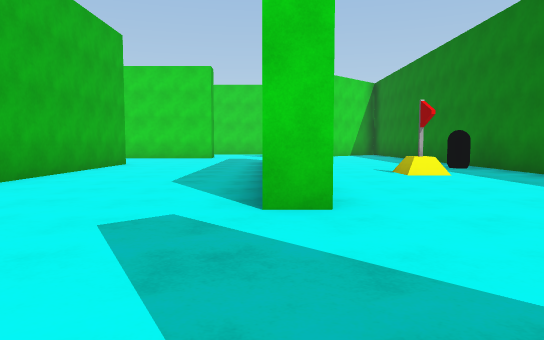
View 1 (above)

19 first-person views from a walk through a Unity game level. The camera is 1.2 m above the floor, tilts 4° down and sees 70° across. The floor is counted in squares, 2 m on a side. Each view is taken from the middle of a square. On the plan, view 1 faces up. The plan holds only what a view shows up to about 11 squares ahead; the rest is blank. The player character is not drawn.

View 2
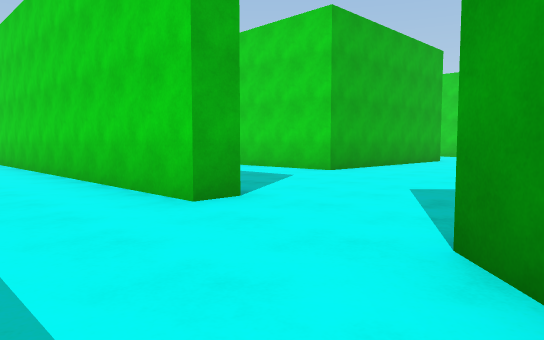

View 3
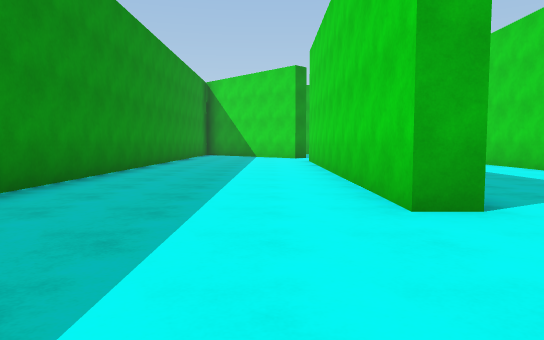

View 4
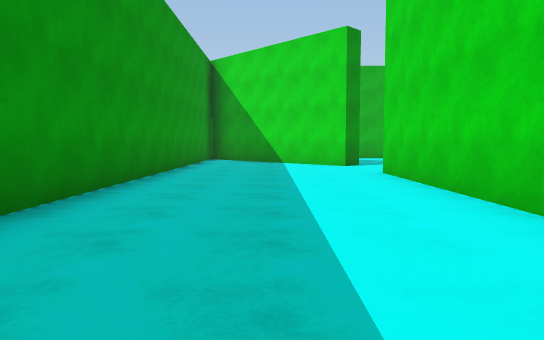

View 5
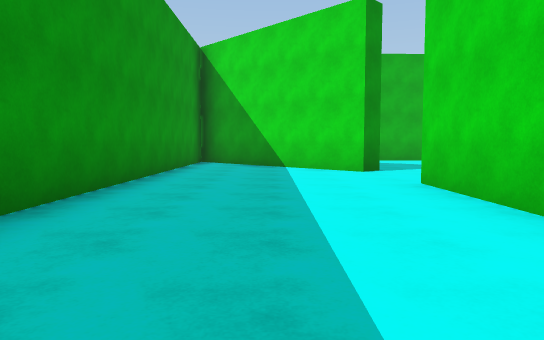

View 6
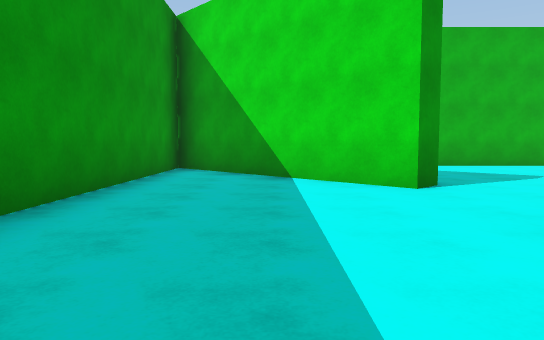

View 7
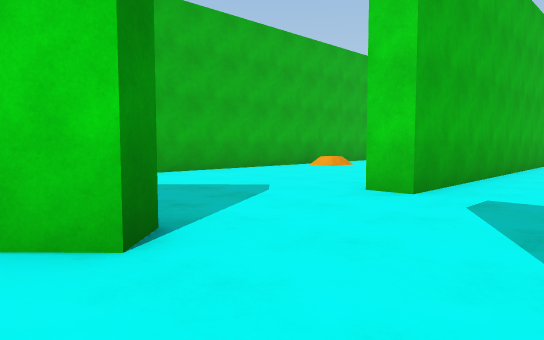

View 8
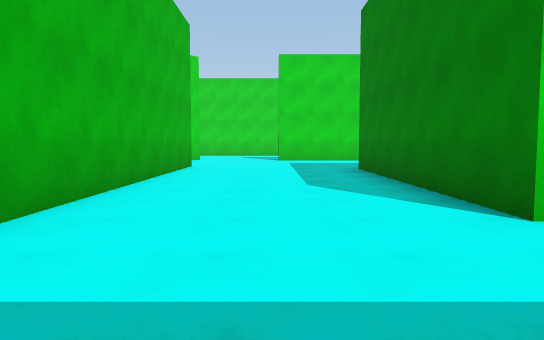

View 9
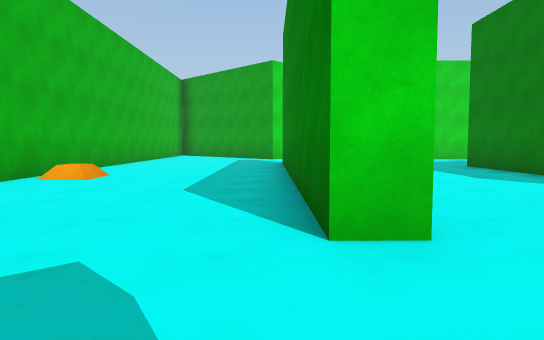

View 10
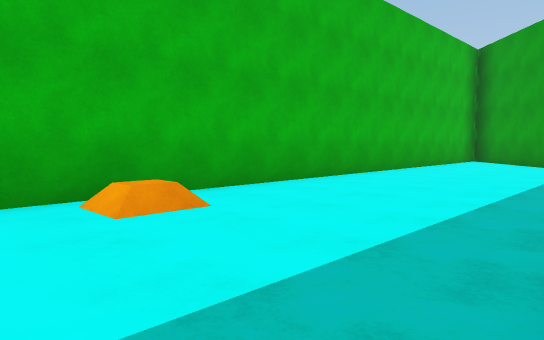

View 11
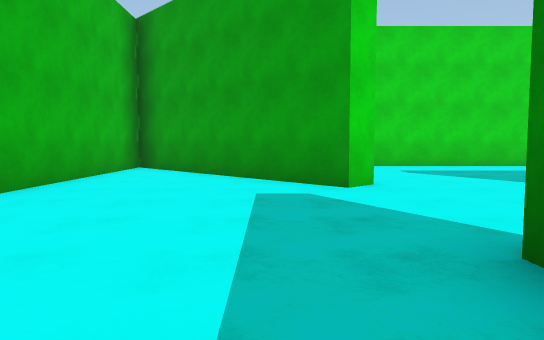

View 12
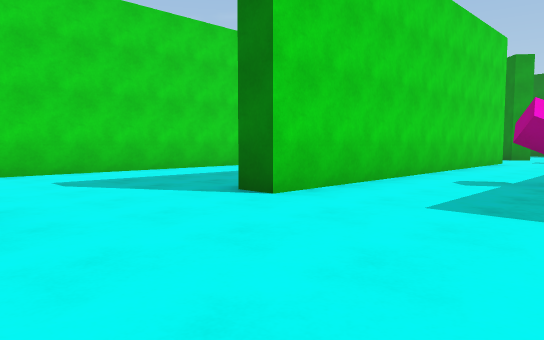

View 13
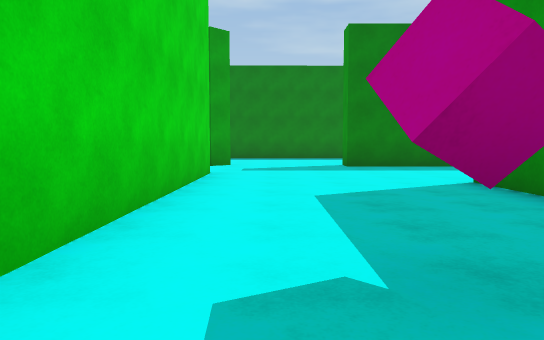

View 14
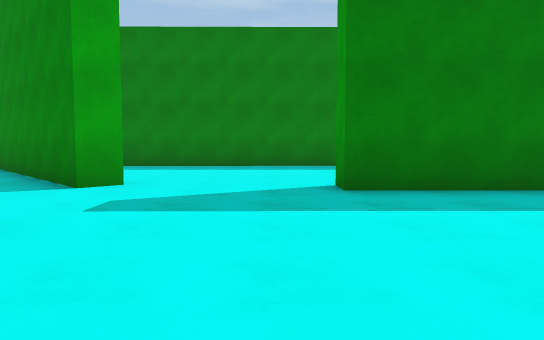

View 15
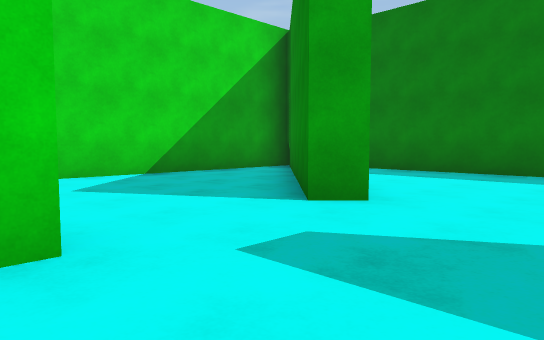

View 16
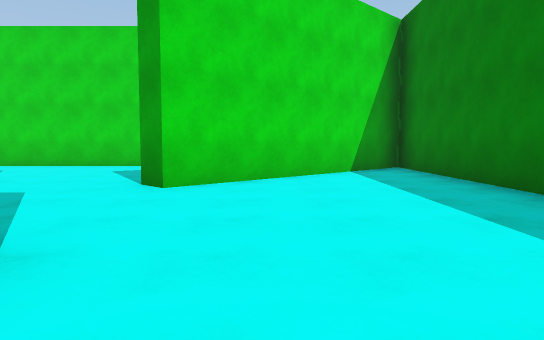

View 17
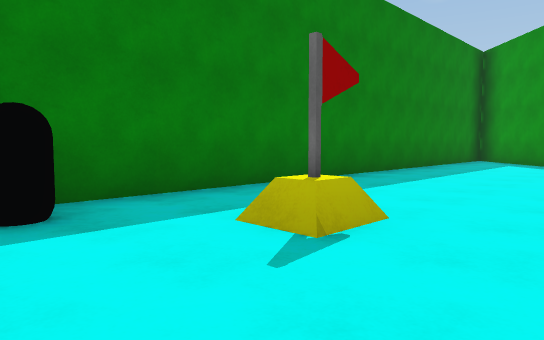

View 18
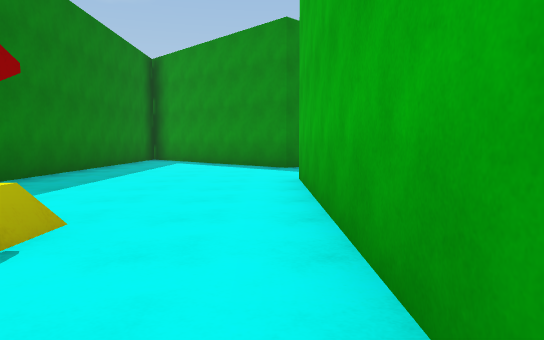

View 19
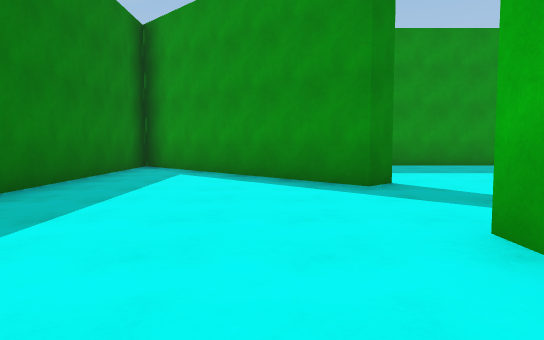

### Floor plan
Points are (right, up) in squares from view 1. A wall is a line through its corners. A room is listed if a view was taken in it or the views show most of it. See-through windows are left out.
Room 1 (views 1, 2, 3, 4, 5, 6, 7, 8, 9, 10, 11, 12, 13, 14, 15, 16, 17, 18, 19)
walls: (-2.4, 0.9) (-2.4, 0.2) (-11.9, 0.2); (-5.8, 10.9) (-4.8, 10.9); (-4.1, 11) (-4.1, 4.9) (-10, 4.9) (-10, 11); (-14.6, 0.4) (-14, -0.1) (-18.3, -4.2) (-1.1, -4.2); (-0.1, 9.5) (-0.1, 12.1) (0.5, 12.1); (0.8, -0.3) (0.2, 0.2) (0.7, 0.7) (5.2, -4) (5.1, 19.6) (0.6, 15.1) (0.1, 15.6) (4.7, 20.1) (-5.1, 20.1); (0.5, 9.4) (0.5, 3.4) (-0.2, 3.4); (-14.1, 11.9) (-14, 3.4) (-14.6, 3.4) (-14.7, 11.9); (-2.2, 15.2) (-11.8, 15.2) (-11.8, 15.9); (-14.5, 15.6) (-15, 15.2) (-19.3, 19.5) (-19.2, 2.3); (-8.1, 20.1) (-13.6, 20.1)
low walls: (2.6, 7.5) (2.6, 7.9) (3.4, 7.9)
objects: pink cube (-8, 13); black capsule (4, 9)

Where each view was taken, in squares from view 1:
view 1: 0 up, 0 right, facing up
view 2: 2 down, 1 right, facing up-left
view 3: 1 down, 1 right, facing left
view 4: 2 down, 4 left, facing left
view 5: 2 down, 6 left, facing left
view 6: 2 down, 9 left, facing left
view 7: 1 down, 12 left, facing up-left
view 8: 2 up, 12 left, facing up
view 9: 1 up, 15 left, facing up
view 10: 6 up, 15 left, facing up-left
view 11: 10 up, 16 left, facing up
view 12: 12 up, 15 left, facing up-right
view 13: 14 up, 10 left, facing right
view 14: 13 up, 5 left, facing right
view 15: 13 up, 3 left, facing up-right
view 16: 10 up, 2 right, facing up
view 17: 10 up, 1 right, facing down-right
view 18: 10 up, 1 right, facing down
view 19: 6 up, 2 right, facing down
